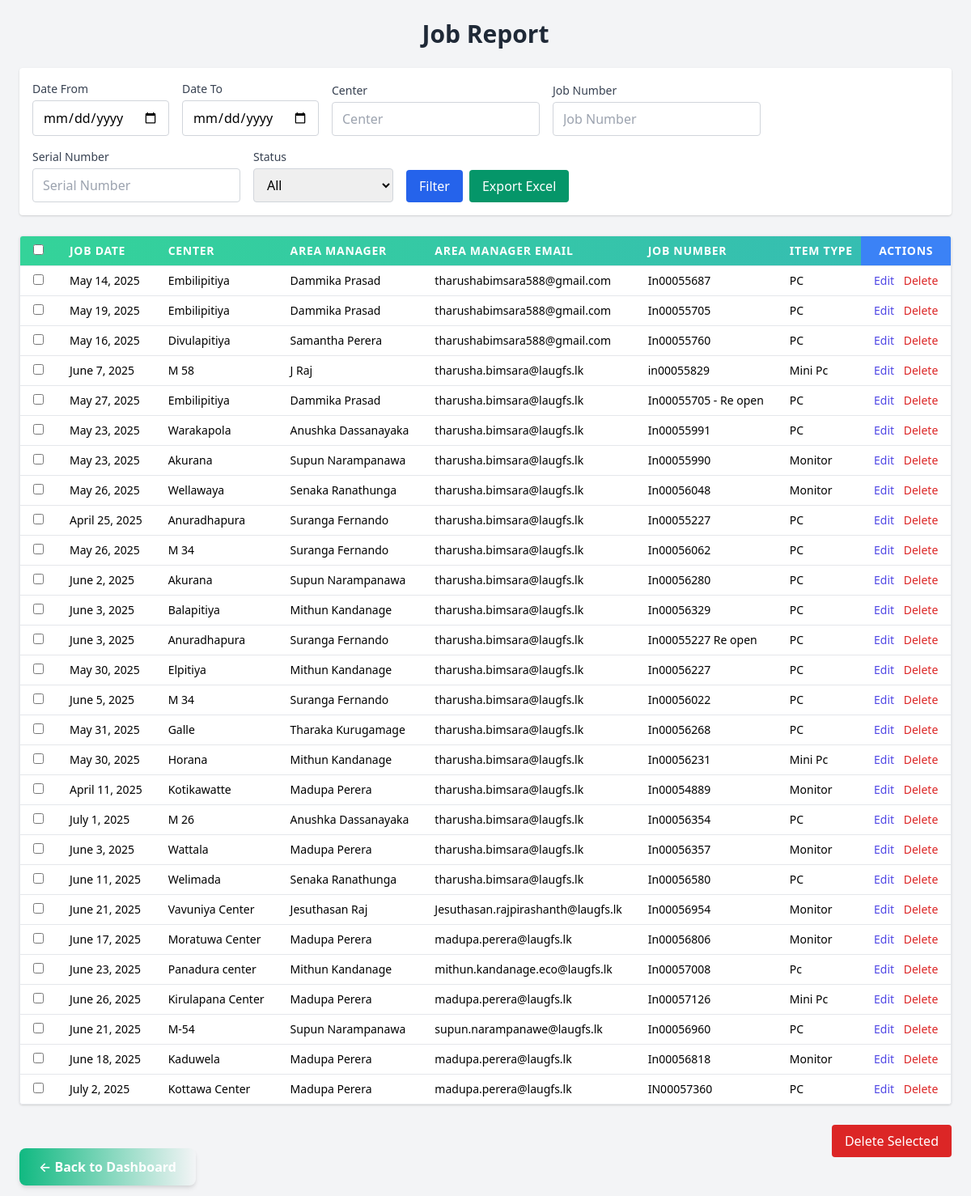
Screenshot of /jobs/report/ (signed in) with the database file from the repository.
### tracking/models.py (models this page shows, shortened)
class Job(models.Model):
    STATUS_CHOICES = [
        ('Pending', 'Pending'),
        ('Finished', 'Finished'),
        ('Rejected', 'Rejected'),
        ('Purchase', 'Item in Purchase'),
    ]
    created_by = models.ForeignKey(User, on_delete=models.CASCADE, related_name='created_jobs')  # who entered job
    job_date = models.DateField()  # Mandatory
    center = models.CharField(max_length=100)  # Mandatory
    area_manager = models.CharField(max_length=100)  # Mandatory
    area_manager_email = models.EmailField()  # Mandatory
    job_number = models.CharField(max_length=50, unique=True)  # Mandatory
    item_type = models.CharField(max_length=100)  # Mandatory
    request_by = models.CharField(max_length=100)  # Mandatory
    requester_designation = models.CharField(max_length=100)  # Mandatory
    job_assignee = models.CharField(max_length=100)  # Mandatory
    center_sent_date = models.DateField(null=True, blank=True)  # Optional
    head_office_receive_date = models.DateField(null=True, blank=True)  # Optional
    serial_number = models.CharField(max_length=100)  # Mandatory
    pronto_no_receive = models.CharField(max_length=100, null=True, blank=True)  # Optional
    finish_date = models.DateField(null=True, blank=True)  # Optional
    status = models.CharField(max_length=20, choices=STATUS_CHOICES)  # Mandatory
    remark = models.TextField()  # Mandatory (removed blank=True)
    created_at = models.DateTimeField(auto_now_add=True)

### tracking/views.py (the view)
# urls.py: path('jobs/report/', views.job_report, name='job_report'),
@login_required
def job_report(request):
    jobs = Job.objects.all()
    date_from = request.GET.get('date_from')
    date_to = request.GET.get('date_to')
    center = request.GET.get('center')
    job_number = request.GET.get('job_number')
    serial_number = request.GET.get('serial_number')
    status = request.GET.get('status')
    if date_from:
        jobs = jobs.filter(job_date__gte=parse_date(date_from))
    if date_to:
        jobs = jobs.filter(job_date__lte=parse_date(date_to))
    if center:
        jobs = jobs.filter(center__icontains=center)
    if job_number:
        jobs = jobs.filter(job_number__icontains=job_number)
    if serial_number:
        jobs = jobs.filter(serial_number__icontains=serial_number)
    if status:
        jobs = jobs.filter(status=status)
    context = {
        'jobs': jobs,
        'current_user': request.user,
        'filters': {
            'date_from': date_from or '',
            'date_to': date_to or '',
            'center': center or '',
            'job_number': job_number or '',
            'serial_number': serial_number or '',
            'status': status or '',
        }
    }
    return render(request, 'job_report.html', context)

### tracking/templates/job_report.html (shortened to what this page needs)
{% load static %}
<!DOCTYPE html>
<html lang="en">
<head>
  <link href="https://cdn.jsdelivr.net/npm/tailwindcss@2.2.19/dist/tailwind.min.css" rel="stylesheet" />
</head>
<body class="bg-gray-100 p-6">
  <div class="max-w-screen-xl mx-auto">
    <h1 class="text-3xl font-bold mb-6 text-center text-gray-800">Job Report</h1>
    <form method="get" class="mb-6 bg-white p-4 rounded shadow flex flex-wrap gap-4 items-end">
      <div>
        <label for="date_from" class="block text-sm font-medium text-gray-700">Date From</label>
        <input type="date" id="date_from" name="date_from" value="{{ request.GET.date_from }}"
          class="mt-1 block w-full border border-gray-300 rounded px-3 py-2" />
      </div>
      <div>
        <label for="date_to" class="block text-sm font-medium text-gray-700">Date To</label>
        <input type="date" id="date_to" name="date_to" value="{{ request.GET.date_to }}"
          class="mt-1 block w-full border border-gray-300 rounded px-3 py-2" />
      </div>
      <div>
        <label for="center" class="block text-sm font-medium text-gray-700">Center</label>
        <input type="text" id="center" name="center" placeholder="Center" value="{{ request.GET.center }}"
          class="mt-1 block w-full border border-gray-300 rounded px-3 py-2" />
      </div>
      <div>
        <label for="job_number" class="block text-sm font-medium text-gray-700">Job Number</label>
        <input type="text" id="job_number" name="job_number" placeholder="Job Number"
          value="{{ request.GET.job_number }}" class="mt-1 block w-full border border-gray-300 rounded px-3 py-2" />
      </div>
      <div>
        <label for="serial_number" class="block text-sm font-medium text-gray-700">Serial Number</label>
        <input type="text" id="serial_number" name="serial_number" placeholder="Serial Number"
          value="{{ request.GET.serial_number }}" class="mt-1 block w-full border border-gray-300 rounded px-3 py-2" />
      </div>
      <div>
        <label for="status" class="block text-sm font-medium text-gray-700">Status</label>
        <select id="status" name="status" class="mt-1 block w-full border border-gray-300 rounded px-3 py-2">
          <option value="" {% if not request.GET.status %}selected{% endif %}>All</option>
        </select>
      </div>
      <div class="flex space-x-2">
        <button type="submit"
          class="bg-blue-600 text-white px-4 py-2 rounded hover:bg-blue-700 transition">Filter</button>
        <button type="submit" formaction="{% url 'export_job_excel' %}" formmethod="get"
          class="bg-green-600 text-white px-4 py-2 rounded hover:bg-green-700 transition">Export Excel</button>
      </div>
    </form>
    <form method="post" action="{% url 'delete_selected_jobs' %}"
      onsubmit="return confirm('Are you sure you want to delete selected jobs?');">
      <div class="relative">
        <div id="top-scroll" class="overflow-x-auto">
          <div id="top-scroll-inner" style="height: 1px;"></div>
        </div>
      <div id="main-scroll" class="overflow-x-auto bg-white shadow rounded border border-gray-200">
        <table id="job-table" class="min-w-full divide-y divide-gray-200 text-sm">
          <thead class="bg-gradient-to-r from-green-400 to-blue-500 text-white uppercase tracking-wider">
            <tr>
              <th class="px-4 py-2 text-center">
                <input type="checkbox" id="select_all" class="cursor-pointer" />
              </th>
              <th class="px-4 py-2 text-left whitespace-nowrap">Job Date</th>
              <th class="px-4 py-2 text-left whitespace-nowrap">Center</th>
              <th class="px-4 py-2 text-left whitespace-nowrap">Area Manager</th>
              <th class="px-4 py-2 text-left whitespace-nowrap">Area Manager Email</th>
              <th class="px-4 py-2 text-left whitespace-nowrap">Job Number</th>
              <th class="px-4 py-2 text-left whitespace-nowrap">Item Type</th>
              <th class="px-4 py-2 text-left whitespace-nowrap">Request By</th>
              <th class="px-4 py-2 text-center whitespace-nowrap sticky-action-header">Actions</th>
            </tr>
          </thead>
          <tbody class="divide-y divide-gray-200">
            {% for job in jobs %}
            <tr class="hover:bg-gray-50">
              <td class="px-4 py-2 whitespace-nowrap text-center">
                <input type="checkbox" name="selected_jobs" value="{{ job.id }}" class="job_checkbox cursor-pointer" />
              </td>
              <td class="px-4 py-2 whitespace-nowrap">{{ job.job_date }}</td>
              <td class="px-4 py-2 whitespace-nowrap">{{ job.center }}</td>
              <td class="px-4 py-2 whitespace-nowrap">{{ job.area_manager }}</td>
              <td class="px-4 py-2 whitespace-nowrap">{{ job.area_manager_email }}</td>
              <td class="px-4 py-2 whitespace-nowrap">{{ job.job_number }}</td>
              <td class="px-4 py-2 whitespace-nowrap">{{ job.item_type }}</td>
              <td class="px-4 py-2 whitespace-nowrap">{{ job.request_by }}</td>
              <td class="px-4 py-2 whitespace-nowrap text-center sticky-action">
                {% if job.created_by == current_user or current_user.is_superuser %}
                <a href="{% url 'edit_job' job.id %}" class="text-indigo-600 hover:text-indigo-900 mr-2">Edit</a>
                <a href="{% url 'delete_job' job.id %}" class="text-red-600 hover:text-red-900"
                  onclick="return confirm('Are you sure you want to delete this job?');">Delete</a>
                {% else %}
                <span class="text-gray-400">No Access</span>
                {% endif %}
              </td>
            </tr>
            {% empty %}
            <tr>
              <td colspan="21" class="px-4 py-4 text-center text-gray-500">No jobs found.</td>
            </tr>
            {% endfor %}
          </tbody>
        </table>
      </div>
      <div id="bottom-scroll" class="overflow-x-auto mt-2">
        <div id="bottom-scroll-inner" style="height: 1px;"></div>
      </div>
      <div class="mt-4 flex justify-end">
        <button type="submit" class="bg-red-600 text-white px-4 py-2 rounded hover:bg-red-700">
          Delete Selected
        </button>
      </div>
    </form>
    <a href="{% url 'dashboard' %}"
      class="bg-gradient-to-r from-green-500 to-emerald-600 text-white px-6 py-3 rounded-lg font-semibold shadow-md hover:shadow-xl transition transform hover:-translate-y-0.5">
      ← Back to Dashboard
    </a>
  </div>
</body>
</html>

### tracking/templates/job_report.html (style rules this page uses)
.sticky-action { position: sticky; right: 0; background-color: white; z-index: 10; box-shadow: -2px 0 5px rgba(0, 0, 0, 0.1); }
.sticky-action-header { position: sticky; right: 0; background-color: #3b82f6; z-index: 20; }
#bottom-scroll { overflow-x: auto; margin-top: 8px; }
#main-scroll { scrollbar-width: none; }

### rows the page displays
Job: job_date "May 14, 2025", center "Embilipitiya", area_manager "Dammika Prasad", area_manager_email "tharushabimsara588@gmail.com", job_number "In00055687", item_type "PC", shows "Edit"
Job: job_date "May 19, 2025", center "Embilipitiya", area_manager "Dammika Prasad", area_manager_email "tharushabimsara588@gmail.com", job_number "In00055705", item_type "PC", shows "Edit"
Job: job_date "May 16, 2025", center "Divulapitiya", area_manager "Samantha Perera", area_manager_email "tharushabimsara588@gmail.com", job_number "In00055760", item_type "PC", shows "Edit"
Job: job_date "June 7, 2025", center "M 58", area_manager "J Raj", area_manager_email "tharusha.bimsara@laugfs.lk", job_number "in00055829", item_type "Mini Pc", shows "Edit"
Job: job_date "May 27, 2025", center "Embilipitiya", area_manager "Dammika Prasad", area_manager_email "tharusha.bimsara@laugfs.lk", job_number "In00055705 - Re open", item_type "PC", shows "Edit"
Job: job_date "May 23, 2025", center "Warakapola", area_manager "Anushka Dassanayaka", area_manager_email "tharusha.bimsara@laugfs.lk", job_number "In00055991", item_type "PC", shows "Edit"
Job: job_date "May 23, 2025", center "Akurana", area_manager "Supun Narampanawa", area_manager_email "tharusha.bimsara@laugfs.lk", job_number "In00055990", item_type "Monitor", shows "Edit"
Job: job_date "May 26, 2025", center "Wellawaya", area_manager "Senaka Ranathunga", area_manager_email "tharusha.bimsara@laugfs.lk", job_number "In00056048", item_type "Monitor", shows "Edit"
Job: job_date "April 25, 2025", center "Anuradhapura", area_manager "Suranga Fernando", area_manager_email "tharusha.bimsara@laugfs.lk", job_number "In00055227", item_type "PC", shows "Edit"
Job: job_date "May 26, 2025", center "M 34", area_manager "Suranga Fernando", area_manager_email "tharusha.bimsara@laugfs.lk", job_number "In00056062", item_type "PC", shows "Edit"
Job: job_date "June 2, 2025", center "Akurana", area_manager "Supun Narampanawa", area_manager_email "tharusha.bimsara@laugfs.lk", job_number "In00056280", item_type "PC", shows "Edit"
Job: job_date "June 3, 2025", center "Balapitiya", area_manager "Mithun Kandanage", area_manager_email "tharusha.bimsara@laugfs.lk", job_number "In00056329", item_type "PC", shows "Edit"
Job: job_date "June 3, 2025", center "Anuradhapura", area_manager "Suranga Fernando", area_manager_email "tharusha.bimsara@laugfs.lk", job_number "In00055227 Re open", item_type "PC", shows "Edit"
Job: job_date "May 30, 2025", center "Elpitiya", area_manager "Mithun Kandanage", area_manager_email "tharusha.bimsara@laugfs.lk", job_number "In00056227", item_type "PC", shows "Edit"
Job: job_date "June 5, 2025", center "M 34", area_manager "Suranga Fernando", area_manager_email "tharusha.bimsara@laugfs.lk", job_number "In00056022", item_type "PC", shows "Edit"
Job: job_date "May 31, 2025", center "Galle", area_manager "Tharaka Kurugamage", area_manager_email "tharusha.bimsara@laugfs.lk", job_number "In00056268", item_type "PC", shows "Edit"
Job: job_date "May 30, 2025", center "Horana", area_manager "Mithun Kandanage", area_manager_email "tharusha.bimsara@laugfs.lk", job_number "In00056231", item_type "Mini Pc", shows "Edit"
Job: job_date "April 11, 2025", center "Kotikawatte", area_manager "Madupa Perera", area_manager_email "tharusha.bimsara@laugfs.lk", job_number "In00054889", item_type "Monitor", shows "Edit"
Job: job_date "July 1, 2025", center "M 26", area_manager "Anushka Dassanayaka", area_manager_email "tharusha.bimsara@laugfs.lk", job_number "In00056354", item_type "PC", shows "Edit"
Job: job_date "June 3, 2025", center "Wattala", area_manager "Madupa Perera", area_manager_email "tharusha.bimsara@laugfs.lk", job_number "In00056357", item_type "Monitor", shows "Edit"
Job: job_date "June 11, 2025", center "Welimada", area_manager "Senaka Ranathunga", area_manager_email "tharusha.bimsara@laugfs.lk", job_number "In00056580", item_type "PC", shows "Edit"
Job: job_date "June 21, 2025", center "Vavuniya Center", area_manager "Jesuthasan Raj", area_manager_email "Jesuthasan.rajpirashanth@laugfs.lk", job_number "In00056954", item_type "Monitor", shows "Edit"
Job: job_date "June 17, 2025", center "Moratuwa Center", area_manager "Madupa Perera", area_manager_email "madupa.perera@laugfs.lk", job_number "In00056806", item_type "Monitor", shows "Edit"
Job: job_date "June 23, 2025", center "Panadura center", area_manager "Mithun Kandanage", area_manager_email "mithun.kandanage.eco@laugfs.lk", job_number "In00057008", item_type "Pc", shows "Edit"
Job: job_date "June 26, 2025", center "Kirulapana Center", area_manager "Madupa Perera", area_manager_email "madupa.perera@laugfs.lk", job_number "In00057126", item_type "Mini Pc", shows "Edit"
Job: job_date "June 21, 2025", center "M-54", area_manager "Supun Narampanawa", area_manager_email "supun.narampanawe@laugfs.lk", job_number "In00056960", item_type "PC", shows "Edit"
Job: job_date "June 18, 2025", center "Kaduwela", area_manager "Madupa Perera", area_manager_email "madupa.perera@laugfs.lk", job_number "In00056818", item_type "Monitor", shows "Edit"
Job: job_date "July 2, 2025", center "Kottawa Center", area_manager "Madupa Perera", area_manager_email "madupa.perera@laugfs.lk", job_number "IN00057360", item_type "PC", shows "Edit"
